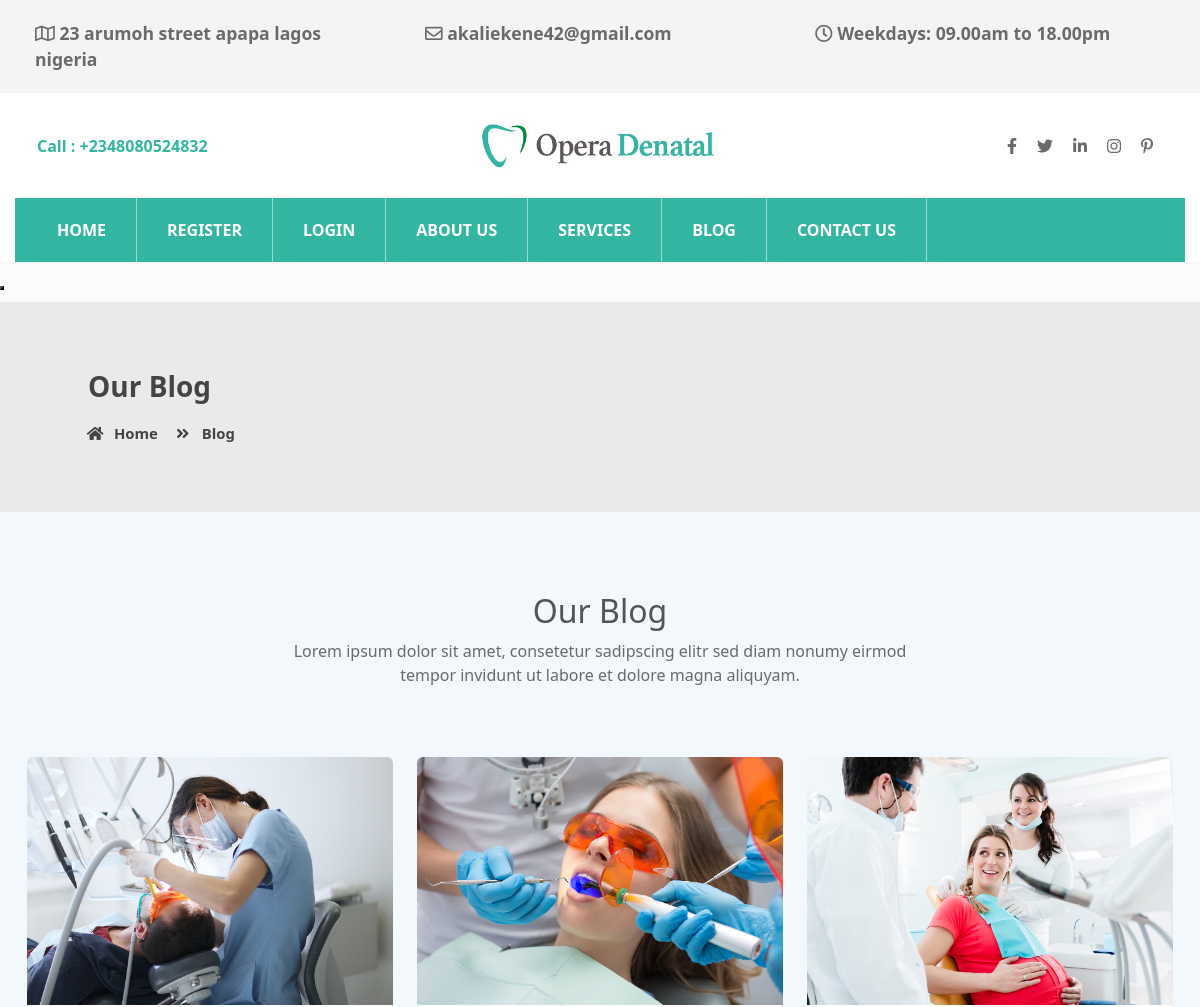
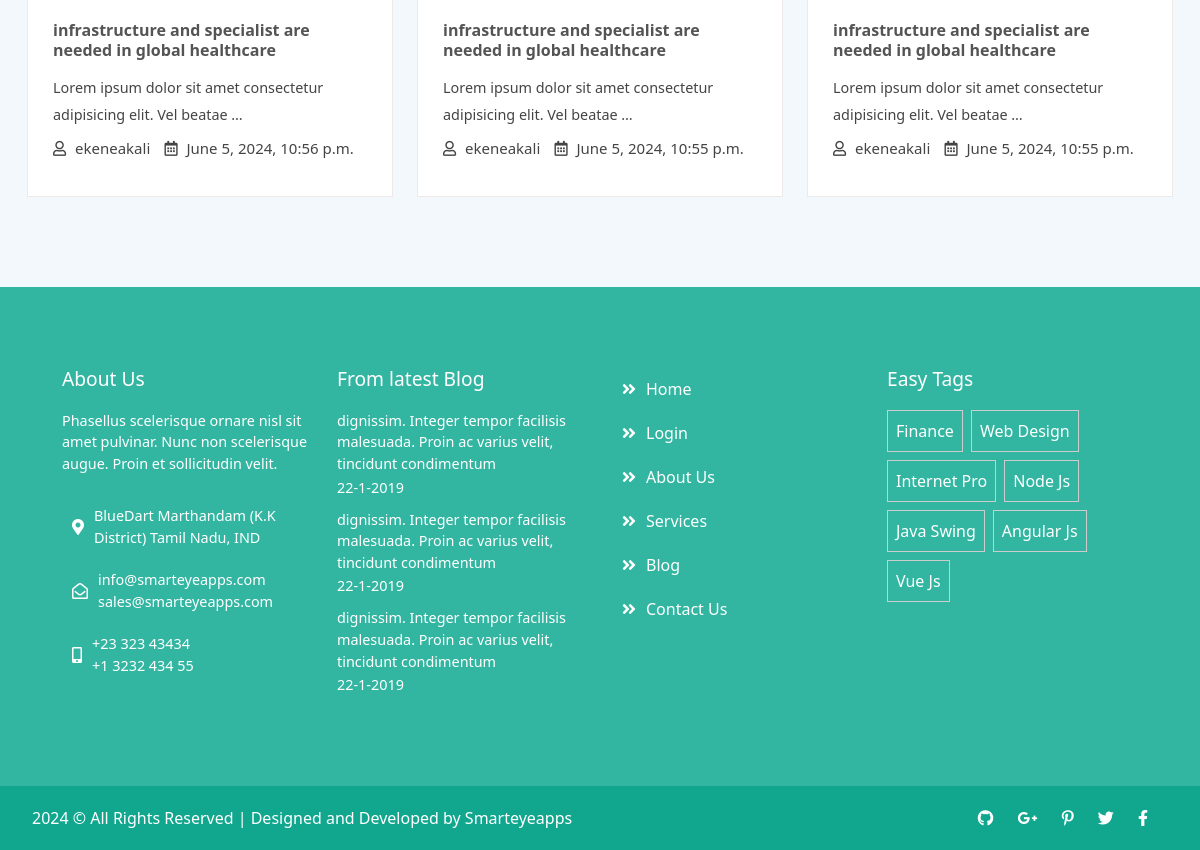
Page /web-project/blog on the committed database (2 pictures, top to bottom).
### frontend/models.py (models this page shows, shortened)
class Post(models.Model):
    pst_title = models.CharField(max_length=150)
    created_by = models.ForeignKey(User, on_delete=models.CASCADE)
    pst_image = models.FileField(null=True, blank=True, upload_to='uploads/')
    category = models.ForeignKey(Category, on_delete=models.CASCADE)
    content = models.TextField(blank=True, null=True)
    num_site = models.IntegerField(default=0, verbose_name='visited')
    likes = models.ManyToManyField(User, related_name='likes', blank=True)
    created_at = models.DateTimeField(auto_now_add=True)
    updated_at = models.DateTimeField(auto_now=True)
    class Meta():
        verbose_name_plural = 'Post'

### frontend/views.py (the view)
# urls.py: path('blog', views.blog, name='blog'),
def blog(request):
    post = Post.objects.all().order_by('-created_at')
    return render(request, 'frontend/blog.html', {'post':post})

### templates/frontend/blog.html (shortened to what this page needs)
{% extends 'frontend/base.html' %}
{% load static %}
{% block content %}
<div class="page-nav no-margin row">
    <div class="container">
        <div class="row">
            <h2>Our Blog</h2>
            <ul>
                <li> <a href="#"><i class="fas fa-home"></i> Home</a></li>
                <li><i class="fas fa-angle-double-right"></i> Blog</li>
            </ul>
        </div>
    </div>
</div>
<section class="bg-06">
    <div class="container">
        <div class="row">
             <div class="session-title">
                <h2>Our Blog</h2>
                <p>Lorem ipsum dolor sit amet, consetetur sadipscing elitr sed diam nonumy eirmod <br> tempor invidunt ut labore et dolore magna aliquyam.</p>
            </div>
        {% for x in post %}
            <div class="col-lg-4 col-md-4 col-sm-6 col-12">
                <article class="blog-sub">
                    <a href="{% url 'frontend:detail' x.id %}">
                    <div class="blog-content">
                        <img src=" {{x.pst_image.url }}">
                    </div>
                    <div class="blog-content-section">
                        <div class="blo-content-title">
                            <h4> {{x.pst_title }} </h4>
                            <p>
                                {{ x.content|truncatewords:10 }}
                            </p>
                        </div>
                        <div class="blog-admin">
                            <ol>
                                <li><i class="far fa-user"></i> {{x.created_by }} </li>
                                <li><i class="far fa-calendar-alt"></i> {{x.created_at }} </li>
                            </ol>
                        </div>
                    </div>
                </a>
                </article>
            </div>
            {% endfor %}
        </div>
    </div>
</section>
{% endblock %}

### templates/frontend/base.html (shortened to what this page needs)
{% load static %}
<!doctype html>
    <html lang="en">
    <head>
        <link rel="stylesheet" href="{% static 'frontend/assets/css/bootstrap.min.css' %}">
        <link rel="stylesheet" href="{% static 'frontend/https://cdn.jsdelivr.net/npm/bootstrap-icons@1.7.2/font/bootstrap-icons.css' %}">
        <link rel="stylesheet" href="{% static 'frontend/assets/css/all.min.css' %}">
        <link rel="stylesheet" type="text/css" href="{% static 'frontend/assets/css/ekene.css' %}" />
    </head>
    <body>
        <header class="head-container">
            <div class="info-row container-fluid">
               <div class="container">
                     <ul class="row">
                        <li class="col-md-6 d-none d-md-block col-lg-4"><i class="far fa-map"></i> 23 arumoh street apapa lagos nigeria</li>
                        <li class="col-md-6 d-none d-md-block col-lg-4"><i class="far fa-envelope"></i> akaliekene42@gmail.com</li>
                        <li class="col-lg-4 d-none d-lg-block"><i class="far fa-clock"></i> Weekdays: 09.00am to 18.00pm</li>
                    </ul>
               </div>
            </div>
            <div class="log-row container-fluid">
                <div class="container">
                    <div class="row">
                        <div class="col-md-4 d-none d-md-block call-col">
                            <p>Call : +2348080524832</p>
                        </div>
                        <div class="col-md-4 logo-col">
                            <img src="{% static 'frontend/assets/images/logo.png' %}" alt="">
                        </div>
                        <div class="col-md-4 d-none d-md-block socialcol">
                            <ul>
                                <li><i class="fab fa-facebook-f"></i></li>
                                <li><i class="fab fa-twitter"></i></li>
                                <li><i class="fab fa-linkedin-in"></i></li>
                                <li><i class="fab fa-instagram"></i></li>
                                <li><i class="fab fa-pinterest-p"></i></li>
                            </ul>
                        </div>
                    </div>
                </div>
            </div>
             <div id="navbarNav" class="nav-row d-none d-md-block container-fluid">
                <div class="container">
                    <div class="row nav-col">
                        <ul>
                            <li><a href="{% url 'home' %}">Home</a></li>
                            {% if request.user.is_authenticated %}
                            {% else %}
                            <li><a href="{% url 'frontend:register' %}">Register</a></li>
                            <li><a href="{% url 'frontend:custom_login' %}">Login</a></li>
                        {% endif %}
                            <li><a href="{% url 'frontend:about' %}">About US</a></li>
                            <li><a href="{% url 'frontend:services' %}">Services</a></li>
                            <li><a href="{% url 'frontend:blog' %}">Blog</a></li>
                            <li><a href="{% url 'frontend:contact' %}">Contact Us</a></li>
                        </ul>
                    </div>
                </div>
            </div>
        </header>
        <section id="siteMenu">
            <div class="row">
              <nav class="navbar navbar-inverse">
                <div class="navbar-header">
                  <button type="button" class="navbar-toggle" data-target="#mainNav" data-toggle="collapse">
                  </button>
                </div>
              </nav>
            </div>
          </section>
                {% block content %}
                {% endblock %}
    <footer>
                    <div class="container">
                        <div class="row">
                            <div class="col-md-3 about">
                                <h2>About Us</h2>
                                <p>Phasellus scelerisque ornare nisl sit amet pulvinar. Nunc non scelerisque augue. Proin et sollicitudin velit. </p>
                                <div class="foot-address">
                                    <div class="icon">
                                        <i class="fas fa-map-marker-alt"></i>
                                    </div>
                                    <div class="addet">
                                        BlueDart
                                        Marthandam (K.K District)
                                        Tamil Nadu, IND
                                    </div>
                                </div>
                                <div class="foot-address">
                                    <div class="icon">
                                        <i class="far fa-envelope-open"></i>
                                    </div>
                                    <div class="addet">
                                        info@smarteyeapps.com <br>
                                        sales@smarteyeapps.com
                                    </div>
                                </div>
                                <div class="foot-address">
                                    <div class="icon">
                                       <i class="fas fa-mobile-alt"></i>
                                   </div>
                                   <div class="addet">
                                    +23 323 43434 <br>
                                    +1 3232 434 55
                                </div>
                            </div>
                        </div>
                        <div class="col-md-3 fotblog">
                            <h2>From latest Blog</h2>
                            <div class="blohjb">
                                <p>dignissim. Integer tempor facilisis malesuada. Proin ac varius velit, tincidunt condimentum</p>
                                <span>22-1-2019</span>
                            </div>
                            <div class="blohjb">
                                <p>dignissim. Integer tempor facilisis malesuada. Proin ac varius velit, tincidunt condimentum</p>
                                <span>22-1-2019</span>
                            </div>
                            <div class="blohjb">
                                <p>dignissim. Integer tempor facilisis malesuada. Proin ac varius velit, tincidunt condimentum</p>
                                <span>22-1-2019</span>
                            </div>
                        </div>
                        <div class="col-md-3 glink">
                            <ul>
                            <li><a href="{% url 'home' %}"><i class="fas fa-angle-double-right"></i>Home</a></li>
                            {% if request.user.is_authenticated %}
                            <li><a href="{% url 'frontend:register' %}"><i class="fas fa-angle-double-right"></i>Register</a></li>
                            <li><a href="{% url 'frontend:confirm_logout' %}"><i class="fas fa-angle-double-right"></i>Logout</a></li>
                                {% else %}
                            <li><a href="{% url 'frontend:custom_login' %}"><i class="fas fa-angle-double-right"></i>Login</a></li>
                            {% endif %}
                                <li><a href="{% url 'frontend:about' %}"><i class="fas fa-angle-double-right"></i>About Us</a></li>
                                <li><a href="{% url 'frontend:services' %}"><i class="fas fa-angle-double-right"></i>Services</a></li>
                                <li><a href="{% url 'frontend:blog' %}"><i class="fas fa-angle-double-right"></i>Blog</a></li>
                                <li><a href="{% url 'frontend:contact' %}"><i class="fas fa-angle-double-right"></i>Contact Us</a></li>
                            </ul>
                        </div>
                        <div class="col-md-3 tags">
                            <h2>Easy Tags</h2>
                            <ul>
                                <li>Finance</li>
                                <li>Web Design</li>
                                <li>Internet Pro</li>
                                <li>Node Js</li>
                                <li>Java Swing</li>
                                <li>Angular Js</li>
                                <li>Vue Js</li>
                            </ul>
                        </div>
                    </div>
                </div>
                </footer>
                <div class="copy">
                    <div class="container">
                        <a href="akaliekene42@gmail.com">2024 &copy; All Rights Reserved | Designed and Developed by Smarteyeapps</a>
                        <span>
                            <a><i class="fab fa-github"></i></a>
                            <a><i class="fab fa-google-plus-g"></i></a>
                            <a><i class="fab fa-pinterest-p"></i></a>
                            <a><i class="fab fa-twitter"></i></a>
                            <a><i class="fab fa-facebook-f"></i></a>
                        </span>
                    </div>
                </div>
                </body>
                </html>

### static/frontend/assets/css/ekene.css (style rules this page uses)
* { margin: 0px; padding: 0px; list-style: none; }
img { max-width: 100%; }
a { text-decoration: none; outline: none; color: #444; }
ul { margin-bottom: 0; padding-left: 0; }
html, body { height: 100%; }
p { margin-bottom: 0px; width: 100%; }
.no-margin { margin: 0px; }
::placeholder { color: #747f8a !important; font-size: 13px; opacity: 0.5 !important; }
.container-fluid { padding: 0px; }
h1, h2, h3, h4, h5, h6 { color: #545454; }
body { background-color: #f1f1f145 !important; -webkit-font-smoothing: antialiased; -moz-osx-font-smoothing: grayscale; text-rendering: optimizeLegibility; color: #6A6A6A; overflow-x: hidden; }
.page-nav { background-size: 100%; padding: 68px; text-align: center; background-color: #eaeaea; }
.page-nav ul { float: none; margin: auto; }
.page-nav h2 { font-size: 28px; width: 100%; font-weight: 700; text-align: left; padding-left: 20px; color: #444; }
.page-nav ul li { float: left; margin-right: 10px; margin-top: 10px; font-size: 16px; font-size: 0.93rem; font-weight: 600; color: #444; }
.page-nav ul li i { width: 30px; text-align: center; color: #444; }
.page-nav ul li a { color: #444; font-size: 0.93rem; font-weight: 600; }
.container { max-width: 1170px; }
.head-container { background-color: #FFF; }
.head-container .info-row { background-color: rgba(204, 204, 204, 0.22); }
.head-container .info-row ul li { padding: 20px; font-weight: 600; font-size: 1.1rem; }
.head-container .log-row { padding: 25px; }
.head-container .log-row .call-col { margin: auto; }
.head-container .log-row .call-col p { font-weight: 600; color: #32b6a1; }
.head-container .log-row .logo-col { margin: auto; text-align: center; }
.head-container .log-row .logo-col img { max-width: 250px; }
.head-container .log-row .socialcol { margin: auto; }
.head-container .log-row .socialcol ul { float: right; }
.head-container .log-row .socialcol ul li { float: left; padding: 10px; }
.head-container .nav-row .nav-col { background-color: #32b6a1; }
.head-container .nav-row .nav-col ul li { float: left; padding: 20px 30px; border-right: 1px solid rgba(223, 240, 242, 0.6); }
.head-container .nav-row .nav-col ul li a { color: #FFF; font-weight: 600; text-transform: uppercase; }
.session-title { padding: 30px; margin: 0px; }
.session-title h2 { width: 100%; text-align: center; }
.session-title p { width: 100%; text-align: center; }
.bg-06 { padding: 3.125rem 0; position: relative; background: #f3f8fc; overflow: hidden; }
.bg-06 .blog-sub { position: relative; margin: 20px 0px; padding: 20px 0px; }
.bg-06 .blog-sub .blog-content { border-top-right-radius: 6px; border-top-left-radius: 6px; position: relative; display: block; overflow: hidden; }
.bg-06 .blog-sub .blog-content-section { padding: 20px 25px; background: #fff; border: solid 1px #eee8e8; border-top: 0; display: block; width: 100%; }
.bg-06 .blog-sub .blog-content-section .blo-content-title h4 { font-size: 1rem; font-weight: 600; padding: 3px 0px; }
.bg-06 .blog-sub .blog-content-section .blo-content-title p { padding: 3px 0px; line-height: 27px; font-size: 0.9rem; }
.bg-06 .blog-sub .blog-content-section .blog-admin { margin: 5px 0px; }
.bg-06 .blog-sub .blog-content-section .blog-admin ol { padding-left: 0px; }
.bg-06 .blog-sub .blog-content-section .blog-admin ol li { display: inline-block; font-size: 15px; margin: 0 5px 0 0; margin-right: 10px; }
.bg-06 .blog-sub .blog-content-section .blog-admin ol li i { padding: 0 5px 0 0; }
footer { padding: 80px 50px; background-color: #32b6a1; color: #fff; }
footer h2 { font-size: 1.2rem; margin-bottom: 20px; color: #fff; }
footer .about p { font-size: 0.9em; margin-bottom: 20px; }
footer .about .foot-address { display: flex; }
footer .about .foot-address .icon { padding: 20px 10px; }
footer .about .foot-address .addet { font-size: 0.9rem; margin: auto 0px; }
footer .fotblog .blohjb { margin-bottom: 10px; }
footer .fotblog .blohjb p { font-size: 0.9rem; }
footer .fotblog .blohjb span { font-size: 0.9rem; }
footer .glink ul li { padding: 10px; }
footer .glink ul li i { margin-right: 10px; }
footer .glink ul li a { color: #fff; }
footer .tags ul li { float: left; padding: 8px; margin-right: 8px; margin-bottom: 8px; border: 1px solid #ccc; }
.copy { padding: 20px; background-color: #11a78f; color: #fff; }
.copy a { color: #fff; }
.copy span { float: right; }
.copy span i { margin-right: 20px; }

### rows in the picture
Post: pst_image (picture), pst_title "infrastructure and specialist are needed in global healthcare", content "Lorem ipsum dolor sit amet consectetur adipisicing elit. Vel beatae …", created_by "ekeneakali", created_at "June 5, 2024, 10:56 p.m."
Post: pst_image (picture), pst_title "infrastructure and specialist are needed in global healthcare", content "Lorem ipsum dolor sit amet consectetur adipisicing elit. Vel beatae …", created_by "ekeneakali", created_at "June 5, 2024, 10:55 p.m."
Post: pst_image (picture), pst_title "infrastructure and specialist are needed in global healthcare", content "Lorem ipsum dolor sit amet consectetur adipisicing elit. Vel beatae …", created_by "ekeneakali", created_at "June 5, 2024, 10:55 p.m."
